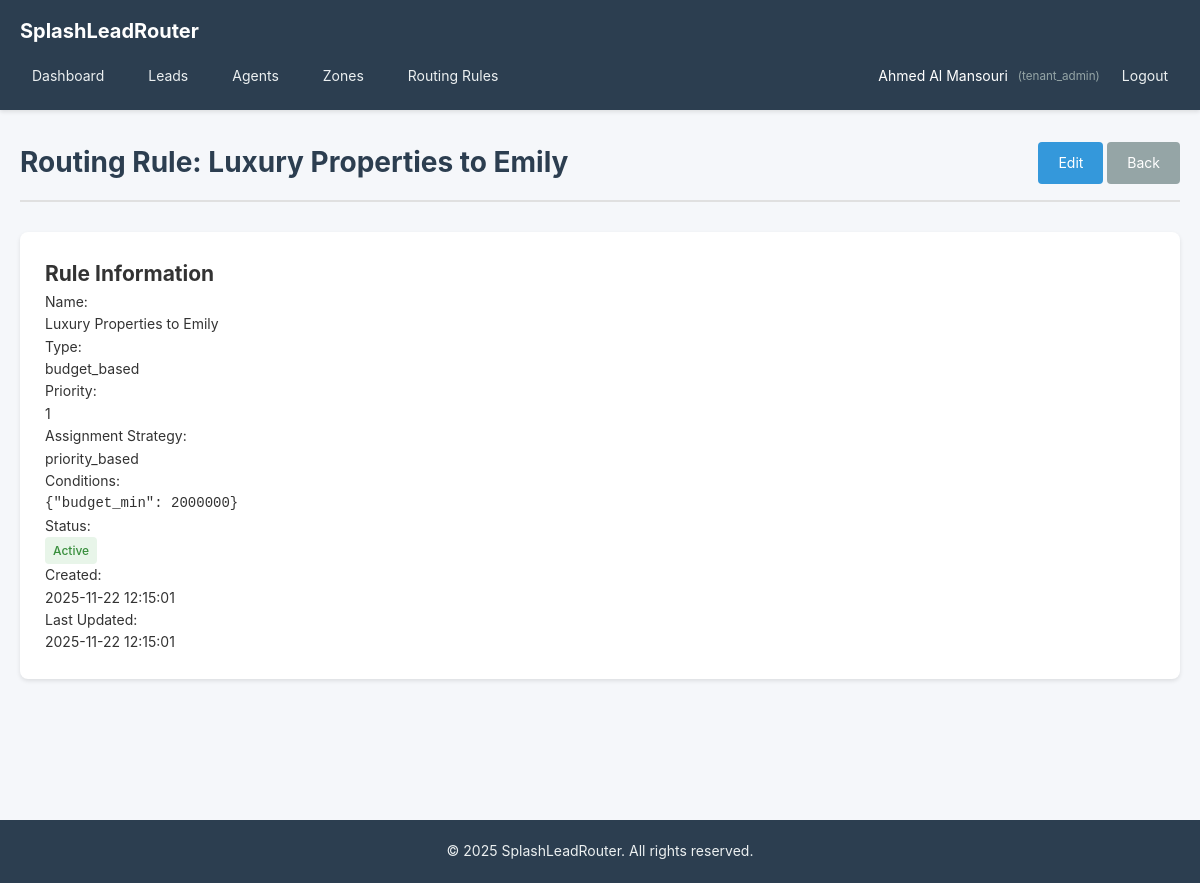
Screenshot of /routing-rules/1 (signed in) with the database file from the repository.
### tables this page shows
CREATE TABLE `routing_rules` (
  `id` INT UNSIGNED NOT NULL AUTO_INCREMENT,
  `tenant_id` INT UNSIGNED NOT NULL,
  `name` VARCHAR(255) NOT NULL,
  `rule_type` ENUM('zone_based', 'budget_based', 'property_type_based', 'source_based', 'custom') NOT NULL,
  `priority` INT DEFAULT 1 COMMENT 'Lower number = higher priority',
  `conditions` TEXT DEFAULT NULL COMMENT 'JSON conditions',
  `assignment_strategy` ENUM('round_robin', 'least_active', 'priority_based', 'weighted') DEFAULT 'round_robin',
  `target_agent_ids` TEXT DEFAULT NULL COMMENT 'JSON array of agent IDs',
  `target_zone_ids` TEXT DEFAULT NULL COMMENT 'JSON array of zone IDs',
  `is_active` TINYINT(1) DEFAULT 1,
  `created_at` TIMESTAMP DEFAULT CURRENT_TIMESTAMP,
  `updated_at` TIMESTAMP DEFAULT CURRENT_TIMESTAMP ON UPDATE CURRENT_TIMESTAMP,
  PRIMARY KEY (`id`),
  INDEX `idx_tenant_id` (`tenant_id`),
  INDEX `idx_rule_type` (`rule_type`),
  INDEX `idx_priority` (`priority`),
  INDEX `idx_is_active` (`is_active`),
  FOREIGN KEY (`tenant_id`) REFERENCES `tenants`(`id`) ON DELETE CASCADE
);

### app/controllers/RoutingRuleController.php (called while the page is built, shortened)
<?php
require_once __DIR__ . '/../core/Controller.php';
class RoutingRuleController extends Controller {
    public function show($id) {
        $ruleModel = $this->model('RoutingRule');
        $rule = $ruleModel->findById($id);
        $data = ['rule' => $rule];
        $this->view('routing/show', $data);
    }
}

### public/index.php (called while the page is built, shortened)
<?php
require_once __DIR__ . '/../app/core/Database.php';
require_once __DIR__ . '/../app/core/Router.php';
require_once __DIR__ . '/../app/core/Controller.php';
require_once __DIR__ . '/../app/core/Model.php';
require_once __DIR__ . '/../app/core/View.php';
$router = new Router();
$router->get('/', 'DashboardController', 'index', 'home');
$router->get('/login', 'AuthController', 'showLogin', 'login.show');
$router->post('/login', 'AuthController', 'login', 'login.post');
$router->get('/logout', 'AuthController', 'logout', 'logout');
$router->get('/register', 'AuthController', 'showRegister', 'register.show');
$router->post('/register', 'AuthController', 'register', 'register.post');
$router->get('/dashboard', 'DashboardController', 'index', 'dashboard');
$router->get('/leads', 'LeadController', 'index', 'leads.index');
$router->get('/leads/create', 'LeadController', 'create', 'leads.create');
$router->post('/leads', 'LeadController', 'store', 'leads.store');
$router->get('/leads/:id', 'LeadController', 'show', 'leads.show');
$router->get('/leads/:id/edit', 'LeadController', 'edit', 'leads.edit');
$router->post('/leads/:id/update', 'LeadController', 'update', 'leads.update');
$router->post('/leads/:id/status', 'LeadController', 'updateStatus', 'leads.status');
$router->post('/leads/:id/notes', 'LeadController', 'addNote', 'leads.notes');
$router->post('/leads/:id/reassign', 'LeadController', 'reassign', 'leads.reassign');
$router->get('/agents', 'AgentController', 'index', 'agents.index');
$router->get('/agents/create', 'AgentController', 'create', 'agents.create');
$router->post('/agents', 'AgentController', 'store', 'agents.store');
$router->get('/agents/:id', 'AgentController', 'show', 'agents.show');
$router->get('/agents/:id/edit', 'AgentController', 'edit', 'agents.edit');
$router->post('/agents/:id/update', 'AgentController', 'update', 'agents.update');
$router->post('/agents/:id/delete', 'AgentController', 'delete', 'agents.delete');
$router->get('/zones', 'ZoneController', 'index', 'zones.index');
$router->get('/zones/create', 'ZoneController', 'create', 'zones.create');
$router->post('/zones', 'ZoneController', 'store', 'zones.store');
$router->get('/zones/:id', 'ZoneController', 'show', 'zones.show');
$router->get('/zones/:id/edit', 'ZoneController', 'edit', 'zones.edit');
$router->post('/zones/:id/update', 'ZoneController', 'update', 'zones.update');
$router->post('/zones/:id/assign-agent', 'ZoneController', 'assignAgent', 'zones.assign');
$router->post('/zones/:id/remove-agent/:agentId', 'ZoneController', 'removeAgent', 'zones.remove');
$router->post('/zones/:id/delete', 'ZoneController', 'delete', 'zones.delete');
$router->get('/routing-rules', 'RoutingRuleController', 'index', 'routing.index');
$router->get('/routing-rules/create', 'RoutingRuleController', 'create', 'routing.create');
$router->post('/routing-rules', 'RoutingRuleController', 'store', 'routing.store');
$router->get('/routing-rules/:id', 'RoutingRuleController', 'show', 'routing.show');
$router->get('/routing-rules/:id/edit', 'RoutingRuleController', 'edit', 'routing.edit');
$router->post('/routing-rules/:id/update', 'RoutingRuleController', 'update', 'routing.update');
$router->post('/routing-rules/:id/toggle', 'RoutingRuleController', 'toggleStatus', 'routing.toggle');
$router->post('/routing-rules/:id/delete', 'RoutingRuleController', 'delete', 'routing.delete');
$router->get('/api/docs', 'ApiController', 'docs', 'api.docs');
$router->post('/api/leads', 'ApiController', 'createLead', 'api.leads.create');
$router->post('/api/leads/:id', 'ApiController', 'updateLead', 'api.leads.update');
$router->get('/api/leads/:id', 'ApiController', 'getLead', 'api.leads.get');
$router->dispatch();

### app/core/View.php (called while the page is built, shortened)
<?php
class View {
    public static function escape($string) {
        return htmlspecialchars($string, ENT_QUOTES, 'UTF-8');
    }
    public static function formatDate($date, $format = 'Y-m-d H:i:s') {
        $timestamp = strtotime($date);
        return date($format, $timestamp);
    }
}

### config/database.php (called while the page is built)
<?php
return [
    'host' => getenv('DB_HOST') ?: 'localhost',
    'database' => getenv('DB_NAME') ?: 'splashleadrouter',
    'username' => getenv('DB_USER') ?: 'root',
    'password' => getenv('DB_PASS') ?: '',
    'charset' => 'utf8mb4',
];

### app/core/Database.php (called while the page is built, shortened)
<?php
class Database {
    private static $instance = null;
    private $connection;
    private function __construct() {
        $config = require_once __DIR__ . '/../../config/database.php';
        $dsn = "mysql:host={$config['host']};dbname={$config['database']};charset={$config['charset']}";
        $options = [
            PDO::ATTR_ERRMODE => PDO::ERRMODE_EXCEPTION,
            PDO::ATTR_DEFAULT_FETCH_MODE => PDO::FETCH_ASSOC,
            PDO::ATTR_EMULATE_PREPARES => false,
        ];
        try {
            $this->connection = new PDO($dsn, $config['username'], $config['password'], $options);
        } catch (PDOException $e) {
            die('Database connection failed: ' . $e->getMessage());
        }
    }
    public static function getInstance() {
        if (self::$instance === null) {
            self::$instance = new self();
        }
        return self::$instance;
    }
    public function query($sql, $params = []) {
        $stmt = $this->connection->prepare($sql);
        $stmt->execute($params);
        return $stmt;
    }
}

### app/core/Model.php (called while the page is built, shortened)
<?php
class Model {
    protected $db;
    protected $table;
    protected $primaryKey = 'id';
    public function __construct() {
        $this->db = Database::getInstance();
    }
    public function findById($id) {
        $sql = "SELECT * FROM {$this->table} WHERE {$this->primaryKey} = ? LIMIT 1";
        $stmt = $this->db->query($sql, [$id]);
        $result = $stmt->fetch();
        return $result ?: null;
    }
}

### app/views/routing/show.php (the view, shortened to what this page needs)
<?php
require_once __DIR__ . '/../layouts/header.php';
?>
<div class="page-header">
    <h1>Routing Rule: <?php echo View::escape($rule['name']); ?></h1>
    <div>
        <a href="/routing-rules/<?php echo $rule['id']; ?>/edit" class="btn">Edit</a>
        <a href="/routing-rules" class="btn btn-secondary">Back</a>
    </div>
</div>
<div class="rule-details">
    <h2>Rule Information</h2>
    <dl>
        <dt>Name:</dt>
        <dd><?php echo View::escape($rule['name']); ?></dd>
        <dt>Type:</dt>
        <dd><?php echo View::escape($rule['rule_type']); ?></dd>
        <dt>Priority:</dt>
        <dd><?php echo $rule['priority']; ?></dd>
        <dt>Assignment Strategy:</dt>
        <dd><?php echo View::escape($rule['assignment_strategy']); ?></dd>
        <dt>Conditions:</dt>
        <dd><pre><?php echo View::escape($rule['conditions']); ?></pre></dd>
        <dt>Status:</dt>
        <dd><span class="badge badge-<?php echo $rule['is_active'] ? 'active' : 'inactive'; ?>"><?php echo $rule['is_active'] ? 'Active' : 'Inactive'; ?></span></dd>
        <dt>Created:</dt>
        <dd><?php echo View::formatDate($rule['created_at']); ?></dd>
        <dt>Last Updated:</dt>
        <dd><?php echo View::formatDate($rule['updated_at']); ?></dd>
    </dl>
</div>
<?php require_once __DIR__ . '/../layouts/footer.php'; ?>

### app/core/Router.php (shortened to what this page needs)
<?php
class Router {
    private $routes = [];
    private function addRoute($method, $path, $controller, $action, $name = null) {
        $pattern = $this->convertPathToRegex($path);
        $this->routes[] = [
            'method' => $method,
            'path' => $path,
            'pattern' => $pattern,
            'controller' => $controller,
            'action' => $action
        ];
    }
    private function convertPathToRegex($path) {
        $pattern = preg_replace('/\/:([a-zA-Z0-9_]+)/', '/(?P<$1>[a-zA-Z0-9_-]+)', $path);
        return '#^' . $pattern . '$#';
    }
    public function dispatch() {
        $requestMethod = $_SERVER['REQUEST_METHOD'];
        $requestUri = $_SERVER['REQUEST_URI'];
        $requestUri = strtok($requestUri, '?');
        $requestUri = rtrim($requestUri, '/');
        foreach ($this->routes as $route) {
            if ($route['method'] === $requestMethod && preg_match($route['pattern'], $requestUri, $matches)) {
                $params = array_filter($matches, 'is_string', ARRAY_FILTER_USE_KEY);
                $controller = new $controllerName();
                $action = $route['action'];
                call_user_func_array([$controller, $action], $params);
                return;
            }
        }
    }
}

### app/views/layouts/header.php (shortened to what this page needs)
<!DOCTYPE html>
<html lang="en">
<head>
    <link rel="stylesheet" href="/assets/css/style.css">
</head>
<body>
    <?php if (isset($_SESSION['user_id'])): ?>
    <nav class="navbar">
        <div class="container">
            <div class="navbar-brand">
                <a href="/dashboard">SplashLeadRouter</a>
            </div>
            <div class="navbar-menu">
                <a href="/dashboard">Dashboard</a>
                <a href="/leads">Leads</a>
                <?php if (in_array($_SESSION['user_role'], ['tenant_admin', 'platform_admin'])): ?>
                <a href="/agents">Agents</a>
                <a href="/zones">Zones</a>
                <a href="/routing-rules">Routing Rules</a>
                <?php endif; ?>
                <div class="navbar-user">
                    <span><?php echo View::escape($_SESSION['user_name']); ?></span>
                    <small>(<?php echo View::escape($_SESSION['user_role']); ?>)</small>
                    <a href="/logout">Logout</a>
                </div>
            </div>
        </div>
    </nav>
    <?php endif; ?>
    <main class="main-content">
        <div class="container">

### app/views/layouts/footer.php (shortened to what this page needs)
        </div>
    </main>
    <footer class="footer">
        <div class="container">
            <p>&copy; <?php echo date('Y'); ?> SplashLeadRouter. All rights reserved.</p>
        </div>
    </footer>
</body>
</html>

### public/assets/css/style.css (style rules this page uses)
* { margin: 0; padding: 0; box-sizing: border-box; }
body { font-family: -apple-system, BlinkMacSystemFont, 'Segoe UI', Roboto, 'Helvetica Neue', Arial, sans-serif; font-size: 14px; line-height: 1.6; color: #333; background-color: #f5f7fa; }
.container { max-width: 1200px; margin: 0 auto; padding: 0 20px; }
.navbar { background-color: #2c3e50; color: white; padding: 15px 0; box-shadow: 0 2px 4px rgba(0,0,0,0.1); }
.navbar-brand a { color: white; text-decoration: none; font-size: 20px; font-weight: bold; }
.navbar-menu { display: flex; gap: 20px; align-items: center; margin-top: 10px; }
.navbar-menu a { color: #ecf0f1; text-decoration: none; padding: 8px 12px; border-radius: 4px; transition: background 0.3s; }
.navbar-user { margin-left: auto; display: flex; gap: 10px; align-items: center; }
.navbar-user small { color: #95a5a6; }
.main-content { min-height: calc(100vh - 140px); padding: 30px 0; }
.page-header { display: flex; justify-content: space-between; align-items: center; margin-bottom: 30px; padding-bottom: 15px; border-bottom: 2px solid #e0e0e0; }
.page-header h1 { font-size: 28px; color: #2c3e50; }
.btn { display: inline-block; padding: 10px 20px; background-color: #3498db; color: white; text-decoration: none; border-radius: 4px; border: none; cursor: pointer; font-size: 14px; transition: background 0.3s; }
.btn-secondary { background-color: #95a5a6; }
.badge { display: inline-block; padding: 4px 8px; border-radius: 4px; font-size: 12px; font-weight: 500; }
.badge-active { background-color: #e8f5e9; color: #388e3c; }
.notes-section, .status-update, .routing-logs, .assigned-agents, .zone-info, .agent-info, .rule-details { background: white; padding: 25px; border-radius: 8px; box-shadow: 0 2px 4px rgba(0,0,0,0.1); }
.footer { background-color: #2c3e50; color: #ecf0f1; text-align: center; padding: 20px 0; margin-top: 50px; }

### rows the page displays
routing_rules: name "Luxury Properties to Emily", rule_type "budget_based", priority "1", assignment_strategy "priority_based", conditions "{\"budget_min\": 2000000}", is_active "Active", created_at "2025-11-22 12:15:01", updated_at "2025-11-22 12:15:01"
